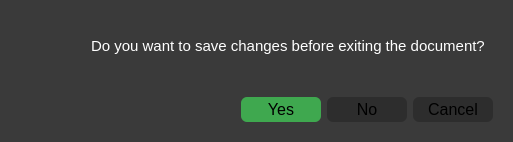
<?xml version="1.0" encoding="UTF-8"?>
<ui version="4.0">
 <class>Dialog_Save</class>
 <widget class="QDialog" name="Dialog_Save">
  <property name="geometry">
   <rect>
    <x>0</x>
    <y>0</y>
    <width>513</width>
    <height>142</height>
   </rect>
  </property>
  <property name="minimumSize">
   <size>
    <width>513</width>
    <height>142</height>
   </size>
  </property>
  <property name="maximumSize">
   <size>
    <width>513</width>
    <height>142</height>
   </size>
  </property>
  <property name="windowTitle">
   <string>Dialog</string>
  </property>
  <property name="styleSheet">
   <string notr="true">background-color: rgb(58, 58, 58);</string>
  </property>
  <layout class="QVBoxLayout" name="verticalLayout">
   <item>
    <widget class="QWidget" name="widget" native="true">
     <property name="minimumSize">
      <size>
       <width>495</width>
       <height>75</height>
      </size>
     </property>
     <property name="maximumSize">
      <size>
       <width>495</width>
       <height>75</height>
      </size>
     </property>
     <widget class="QLabel" name="label">
      <property name="geometry">
       <rect>
        <x>80</x>
        <y>0</y>
        <width>400</width>
        <height>70</height>
       </rect>
      </property>
      <property name="minimumSize">
       <size>
        <width>400</width>
        <height>70</height>
       </size>
      </property>
      <property name="maximumSize">
       <size>
        <width>400</width>
        <height>70</height>
       </size>
      </property>
      <property name="text">
       <string>&lt;html&gt;&lt;head/&gt;&lt;body&gt;&lt;p&gt;&lt;span style=&quot; font-size:11pt; color:#ffffff;&quot;&gt;Do you want to save changes before exiting the document? &lt;/span&gt;&lt;/p&gt;&lt;/body&gt;&lt;/html&gt;</string>
      </property>
     </widget>
     <widget class="QLabel" name="label_2">
      <property name="geometry">
       <rect>
        <x>9</x>
        <y>9</y>
        <width>70</width>
        <height>70</height>
       </rect>
      </property>
      <property name="minimumSize">
       <size>
        <width>70</width>
        <height>70</height>
       </size>
      </property>
      <property name="maximumSize">
       <size>
        <width>70</width>
        <height>70</height>
       </size>
      </property>
      <property name="text">
       <string/>
      </property>
      <property name="pixmap">
       <pixmap resource="Resourse.qrc">:/ProgramIcon/Resourse/warning.png</pixmap>
      </property>
      <property name="scaledContents">
       <bool>true</bool>
      </property>
     </widget>
    </widget>
   </item>
   <item>
    <widget class="QWidget" name="widget_2" native="true">
     <layout class="QHBoxLayout" name="horizontalLayout_2">
      <item>
       <spacer name="horizontalSpacer">
        <property name="orientation">
         <enum>Qt::Horizontal</enum>
        </property>
        <property name="sizeHint" stdset="0">
         <size>
          <width>40</width>
          <height>20</height>
         </size>
        </property>
       </spacer>
      </item>
      <item>
       <widget class="QPushButton" name="cm_Yes">
        <property name="minimumSize">
         <size>
          <width>80</width>
          <height>25</height>
         </size>
        </property>
        <property name="maximumSize">
         <size>
          <width>80</width>
          <height>25</height>
         </size>
        </property>
        <property name="font">
         <font>
          <pointsize>12</pointsize>
          <weight>50</weight>
          <bold>false</bold>
         </font>
        </property>
        <property name="styleSheet">
         <string notr="true">QPushButton
{ 
	background-color:rgb(63, 168, 79);
	border-radius: 6px;
	padding: 0 8px;
	selection-background-color: darkgray;
}
QPushButton:hover{
	background-color: rgb(57, 152, 71);
}
QPushButton:pressed{
	background-color: rgb(75, 198, 93);
}</string>
        </property>
        <property name="text">
         <string>Yes</string>
        </property>
       </widget>
      </item>
      <item>
       <widget class="QPushButton" name="cm_No">
        <property name="minimumSize">
         <size>
          <width>80</width>
          <height>25</height>
         </size>
        </property>
        <property name="maximumSize">
         <size>
          <width>80</width>
          <height>25</height>
         </size>
        </property>
        <property name="font">
         <font>
          <pointsize>12</pointsize>
          <weight>50</weight>
          <bold>false</bold>
         </font>
        </property>
        <property name="styleSheet">
         <string notr="true">QPushButton
{ 
	background-color:rgb(45, 45, 45);
	border-radius: 6px;
	padding: 0 8px;
	selection-background-color: darkgray;
}
QPushButton:hover{
	background-color: rgb(165, 58, 61);
}
QPushButton:pressed{
	background-color:rgb(226, 79, 84);
}</string>
        </property>
        <property name="text">
         <string>No</string>
        </property>
       </widget>
      </item>
      <item>
       <widget class="QPushButton" name="cm_Cancel">
        <property name="minimumSize">
         <size>
          <width>80</width>
          <height>25</height>
         </size>
        </property>
        <property name="maximumSize">
         <size>
          <width>80</width>
          <height>25</height>
         </size>
        </property>
        <property name="font">
         <font>
          <pointsize>12</pointsize>
          <weight>50</weight>
          <bold>false</bold>
         </font>
        </property>
        <property name="styleSheet">
         <string notr="true">QPushButton
{ 
	background-color:rgb(45, 45, 45);
	border-radius: 6px;
	padding: 0 8px;
	selection-background-color: darkgray;
}
QPushButton:hover{
	background-color: rgb(175, 113, 62);
}
QPushButton:pressed{
	background-color: rgb(232, 149, 82);
}</string>
        </property>
        <property name="text">
         <string>Cancel</string>
        </property>
       </widget>
      </item>
     </layout>
    </widget>
   </item>
  </layout>
 </widget>
 <resources>
  <include location="Resourse.qrc"/>
 </resources>
 <connections/>
</ui>
